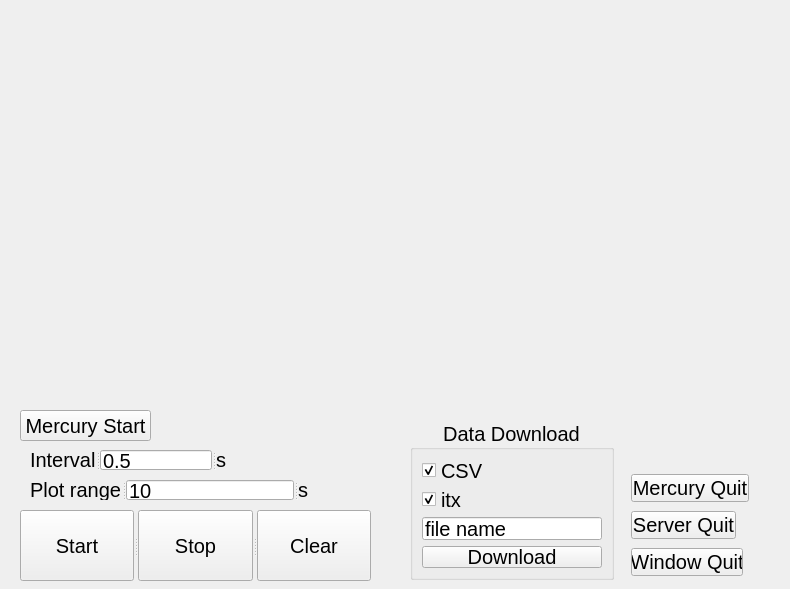
<?xml version="1.0" encoding="UTF-8"?>
<ui version="4.0">
 <class>QWidget</class>
 <widget class="QWidget" name="QWidget">
  <property name="windowModality">
   <enum>Qt::NonModal</enum>
  </property>
  <property name="enabled">
   <bool>true</bool>
  </property>
  <property name="geometry">
   <rect>
    <x>0</x>
    <y>0</y>
    <width>790</width>
    <height>589</height>
   </rect>
  </property>
  <property name="sizePolicy">
   <sizepolicy hsizetype="Preferred" vsizetype="Preferred">
    <horstretch>0</horstretch>
    <verstretch>0</verstretch>
   </sizepolicy>
  </property>
  <property name="font">
   <font>
    <pointsize>15</pointsize>
   </font>
  </property>
  <property name="cursor">
   <cursorShape>ArrowCursor</cursorShape>
  </property>
  <property name="windowTitle">
   <string>Form</string>
  </property>
  <widget class="MplWidget" name="MplWidget" native="true">
   <property name="geometry">
    <rect>
     <x>0</x>
     <y>0</y>
     <width>791</width>
     <height>401</height>
    </rect>
   </property>
   <property name="sizePolicy">
    <sizepolicy hsizetype="Preferred" vsizetype="Preferred">
     <horstretch>0</horstretch>
     <verstretch>0</verstretch>
    </sizepolicy>
   </property>
  </widget>
  <widget class="QGroupBox" name="groupBox">
   <property name="geometry">
    <rect>
     <x>410</x>
     <y>420</y>
     <width>204</width>
     <height>160</height>
    </rect>
   </property>
   <property name="title">
    <string>Data Download</string>
   </property>
   <property name="alignment">
    <set>Qt::AlignCenter</set>
   </property>
   <property name="flat">
    <bool>false</bool>
   </property>
   <property name="checkable">
    <bool>false</bool>
   </property>
   <layout class="QVBoxLayout" name="verticalLayout">
    <item>
     <widget class="QCheckBox" name="csvcheck">
      <property name="tabletTracking">
       <bool>false</bool>
      </property>
      <property name="text">
       <string>CSV</string>
      </property>
      <property name="checked">
       <bool>true</bool>
      </property>
      <property name="tristate">
       <bool>true</bool>
      </property>
     </widget>
    </item>
    <item>
     <widget class="QCheckBox" name="itxcheck">
      <property name="text">
       <string>itx</string>
      </property>
      <property name="checked">
       <bool>true</bool>
      </property>
      <property name="tristate">
       <bool>true</bool>
      </property>
     </widget>
    </item>
    <item>
     <widget class="QLineEdit" name="name">
      <property name="text">
       <string>file name</string>
      </property>
     </widget>
    </item>
    <item>
     <widget class="QPushButton" name="downloadbtn">
      <property name="text">
       <string>Download</string>
      </property>
     </widget>
    </item>
   </layout>
  </widget>
  <widget class="QSplitter" name="splitter">
   <property name="geometry">
    <rect>
     <x>30</x>
     <y>450</y>
     <width>196</width>
     <height>20</height>
    </rect>
   </property>
   <property name="orientation">
    <enum>Qt::Horizontal</enum>
   </property>
   <widget class="QLabel" name="interval_label">
    <property name="text">
     <string>Interval</string>
    </property>
   </widget>
   <widget class="QLineEdit" name="interval">
    <property name="sizePolicy">
     <sizepolicy hsizetype="Expanding" vsizetype="Expanding">
      <horstretch>0</horstretch>
      <verstretch>0</verstretch>
     </sizepolicy>
    </property>
    <property name="text">
     <string>0.5</string>
    </property>
   </widget>
   <widget class="QLabel" name="interval_unit">
    <property name="text">
     <string>s</string>
    </property>
   </widget>
  </widget>
  <widget class="QSplitter" name="splitter_2">
   <property name="geometry">
    <rect>
     <x>20</x>
     <y>510</y>
     <width>351</width>
     <height>71</height>
    </rect>
   </property>
   <property name="orientation">
    <enum>Qt::Horizontal</enum>
   </property>
   <widget class="QPushButton" name="startbtn">
    <property name="text">
     <string>Start</string>
    </property>
   </widget>
   <widget class="QPushButton" name="stopbtn">
    <property name="text">
     <string>Stop</string>
    </property>
   </widget>
   <widget class="QPushButton" name="clearbtn">
    <property name="text">
     <string>Clear</string>
    </property>
   </widget>
  </widget>
  <widget class="QPushButton" name="mercurystartbtn">
   <property name="geometry">
    <rect>
     <x>20</x>
     <y>410</y>
     <width>131</width>
     <height>31</height>
    </rect>
   </property>
   <property name="text">
    <string>Mercury Start</string>
   </property>
  </widget>
  <widget class="QPushButton" name="serverquitbtn">
   <property name="geometry">
    <rect>
     <x>631</x>
     <y>511</y>
     <width>105</width>
     <height>28</height>
    </rect>
   </property>
   <property name="text">
    <string>Server Quit</string>
   </property>
  </widget>
  <widget class="QPushButton" name="mercuryquitbtn">
   <property name="geometry">
    <rect>
     <x>631</x>
     <y>474</y>
     <width>118</width>
     <height>28</height>
    </rect>
   </property>
   <property name="text">
    <string>Mercury Quit</string>
   </property>
  </widget>
  <widget class="QPushButton" name="windowquitbtn">
   <property name="geometry">
    <rect>
     <x>631</x>
     <y>548</y>
     <width>112</width>
     <height>28</height>
    </rect>
   </property>
   <property name="text">
    <string>Window Quit</string>
   </property>
  </widget>
  <widget class="QSplitter" name="splitter_3">
   <property name="geometry">
    <rect>
     <x>30</x>
     <y>480</y>
     <width>278</width>
     <height>20</height>
    </rect>
   </property>
   <property name="orientation">
    <enum>Qt::Horizontal</enum>
   </property>
   <widget class="QLabel" name="plotragnelabel">
    <property name="text">
     <string>Plot range</string>
    </property>
   </widget>
   <widget class="QLineEdit" name="plotrange">
    <property name="text">
     <string>10</string>
    </property>
   </widget>
   <widget class="QLabel" name="plotrangeunit">
    <property name="text">
     <string>s</string>
    </property>
   </widget>
  </widget>
 </widget>
 <customwidgets>
  <customwidget>
   <class>MplWidget</class>
   <extends>QWidget</extends>
   <header>mplwidget.h</header>
   <container>1</container>
  </customwidget>
 </customwidgets>
 <resources/>
 <connections>
  <connection>
   <sender>windowquitbtn</sender>
   <signal>clicked()</signal>
   <receiver>QWidget</receiver>
   <slot>close()</slot>
   <hints>
    <hint type="sourcelabel">
     <x>403</x>
     <y>493</y>
    </hint>
    <hint type="destinationlabel">
     <x>470</x>
     <y>494</y>
    </hint>
   </hints>
  </connection>
 </connections>
</ui>
